Frame 1 (no input): blank canvas, image omitted
Frame 60 (the mouse pressed at the canvas centre just before this capture): blank canvas, image omitted
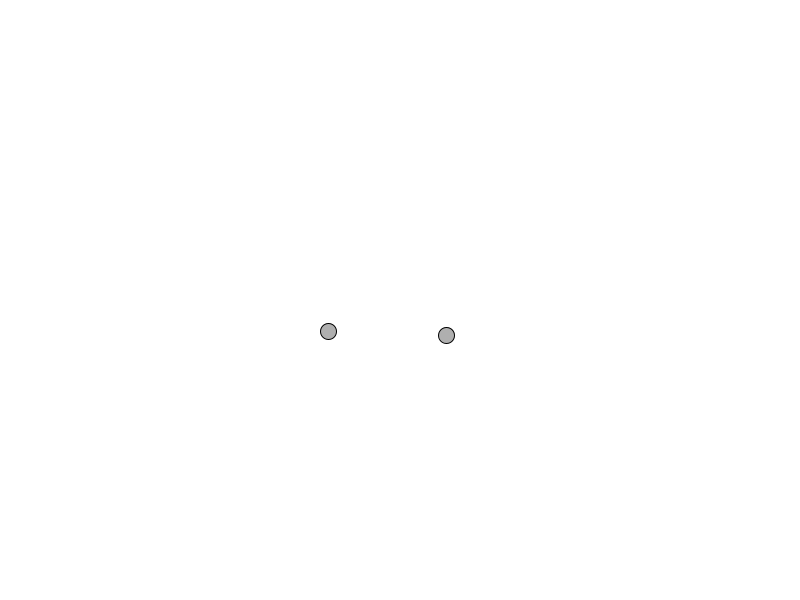
Frame 120 (the mouse held since frame 60 and released just before this capture)

The Processing sketch whose frames 1 and 60 were blank and that drew this single picture after the mouse press (run headless with seeded random() and noise(); from frame 60 on, the mouse is pressed at the canvas centre):

// Processing sketch: sketch_particle_array
// ── sketch_particle_array.pde
ArrayList<Particle> particles;

void setup(){
  size(800,600);
  // ArrayList
  particles = new ArrayList<Particle>();
  // Particle
  Particle p = new Particle(width/2, height /2);

  particles.add(p);
}

void draw(){
  background(255);

  for(int i = 0; i < particles.size(); i++){
    particles.get(i).updateTrack();
    particles.get(i).checkEdges();
    particles.get(i).display();
  }

}

void mousePressed(){
  Particle p = new Particle(random(width), random(height));
  particles.add(p);
}

// ── Particle.pde
class Particle{

  PVector location;
  PVector velocity;
  PVector acceleration;
  float topspeed;

  Particle(float _x, float _y){  // <-  コンストラクタ（クラスメイト同じ名前の関数にする）
    location = new PVector(_x, _y);
    velocity = new PVector(0,0);
    acceleration = new PVector(random(-0.02, 0.02), random(-0.02, 0.02));
    topspeed = 10;
  }

  void update(){
    velocity.add(acceleration);
    velocity.limit(topspeed);
    location.add(velocity);
  }

  void updateTrack(){
    PVector mouse = new PVector(mouseX,mouseY);
    PVector dir = PVector.sub(mouse,location);
    dir.normalize();
    dir.mult(0.5);
    acceleration = dir;
    
    velocity.add(acceleration);
    velocity.limit(topspeed);
    location.add(velocity);
  }

  void display() {
      stroke(0);
      fill(175);
      ellipse(location.x,location.y,16,16);
  }

  void checkEdges() {
    if (location.x > width) {
      velocity.x = -0.5 * velocity.x;
    } else if (location.x < 0) {
      velocity.x = -0.5 * velocity.x;
    }

    if (location.y > height) {
      velocity.y = -0.5 * velocity.y;
    } else if (location.y < 0) {
      velocity.y = -0.5 * velocity.y;
    }
  }

}
